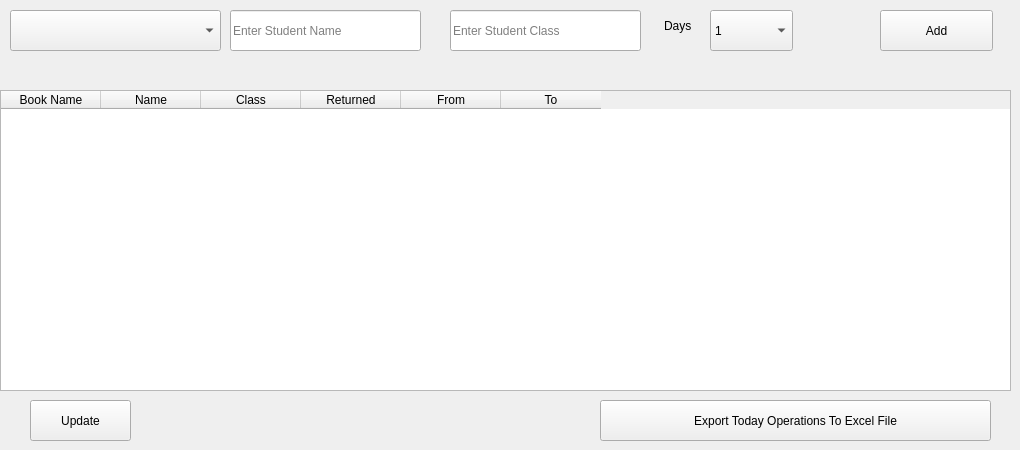
      <widget class="QWidget" name="tab_22">
       <attribute name="title">
        <string>Student Add</string>
       </attribute>
       <widget class="QPushButton" name="pushButton_6">
        <property name="geometry">
         <rect>
          <x>880</x>
          <y>10</y>
          <width>113</width>
          <height>41</height>
         </rect>
        </property>
        <property name="text">
         <string>Add</string>
        </property>
       </widget>
       <widget class="QLabel" name="label_2">
        <property name="geometry">
         <rect>
          <x>664</x>
          <y>10</y>
          <width>51</width>
          <height>31</height>
         </rect>
        </property>
        <property name="text">
         <string>Days</string>
        </property>
       </widget>
       <widget class="QComboBox" name="comboBox_2">
        <property name="geometry">
         <rect>
          <x>710</x>
          <y>10</y>
          <width>83</width>
          <height>41</height>
         </rect>
        </property>
        <item>
         <property name="text">
          <string>1</string>
         </property>
        </item>
        <item>
         <property name="text">
          <string>2</string>
         </property>
        </item>
        <item>
         <property name="text">
          <string>3</string>
         </property>
        </item>
        <item>
         <property name="text">
          <string>4</string>
         </property>
        </item>
        <item>
         <property name="text">
          <string>5</string>
         </property>
        </item>
        <item>
         <property name="text">
          <string>6</string>
         </property>
        </item>
        <item>
         <property name="text">
          <string>7</string>
         </property>
        </item>
        <item>
         <property name="text">
          <string>8</string>
         </property>
        </item>
        <item>
         <property name="text">
          <string>9</string>
         </property>
        </item>
        <item>
         <property name="text">
          <string>10</string>
         </property>
        </item>
       </widget>
       <widget class="QTableWidget" name="tableWidget">
        <property name="geometry">
         <rect>
          <x>0</x>
          <y>90</y>
          <width>1011</width>
          <height>301</height>
         </rect>
        </property>
        <column>
         <property name="text">
          <string>Book Name</string>
         </property>
        </column>
        <column>
         <property name="text">
          <string>Name</string>
         </property>
        </column>
        <column>
         <property name="text">
          <string>Class</string>
         </property>
        </column>
        <column>
         <property name="text">
          <string>Returned</string>
         </property>
        </column>
        <column>
         <property name="text">
          <string>From</string>
         </property>
        </column>
        <column>
         <property name="text">
          <string>To</string>
         </property>
        </column>
       </widget>
       <widget class="QPushButton" name="pushButton_29">
        <property name="geometry">
         <rect>
          <x>600</x>
          <y>400</y>
          <width>391</width>
          <height>41</height>
         </rect>
        </property>
        <property name="text">
         <string>Export Today Operations To Excel File</string>
        </property>
       </widget>
       <widget class="QLineEdit" name="lineEdit_29">
        <property name="geometry">
         <rect>
          <x>230</x>
          <y>10</y>
          <width>191</width>
          <height>41</height>
         </rect>
        </property>
        <property name="placeholderText">
         <string>Enter Student Name</string>
        </property>
       </widget>
       <widget class="QLineEdit" name="lineEdit_57">
        <property name="geometry">
         <rect>
          <x>450</x>
          <y>10</y>
          <width>191</width>
          <height>41</height>
         </rect>
        </property>
        <property name="placeholderText">
         <string>Enter Student Class</string>
        </property>
       </widget>
       <widget class="QComboBox" name="comboBox">
        <property name="geometry">
         <rect>
          <x>10</x>
          <y>10</y>
          <width>211</width>
          <height>41</height>
         </rect>
        </property>
       </widget>
       <widget class="QPushButton" name="pushButton_30">
        <property name="geometry">
         <rect>
          <x>30</x>
          <y>400</y>
          <width>101</width>
          <height>41</height>
         </rect>
        </property>
        <property name="text">
         <string>Update</string>
        </property>
       </widget>
      </widget>
